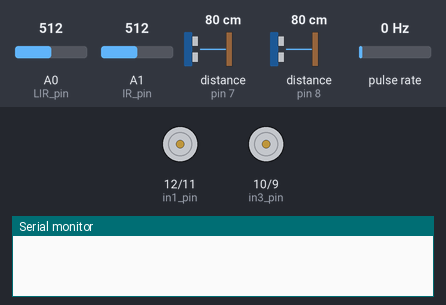
A sketch run on a simulated Arduino Uno, built with avr-gcc and run on an emulated ATmega328P. Parts: motor-driver pin pairs drawn as motors (green arrow = first pin HIGH = forward, orange = second pin HIGH = backward, longer = more drive, scaled by the enable pin), the last lines printed to the serial monitor. Wiring (inferred from the names in the program): pulse sensor: data pin 2. The inputs (shaded band) are chosen by the test bench; at power-on: A0 (LIR_pin) = 512, pulse rate 0 Hz, A1 (IR_pin) = 512, distance to the obstacle (sensors on pin 7, pin 8) 80 cm. The echo pulse lasts 58.3 µs per cm.

Above: at 1.2 s.
1.3 s: A0 (LIR_pin) set to 521
At 1.7 s:
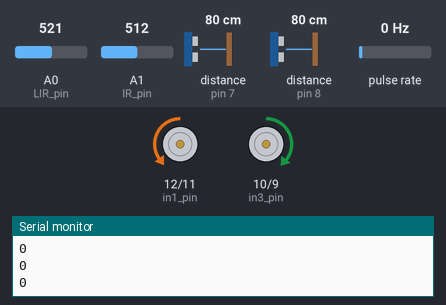
2.8 s: pulse rate (sensor on pin 2) set to 21 Hz
5.8 s: pulse rate (sensor on pin 2) set to 26 Hz
At 7.3 s:
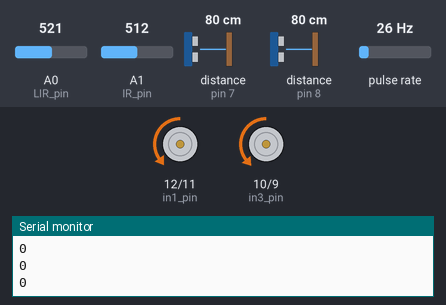
7.6 s: pulse rate (sensor on pin 2) set to 24 Hz
Timing chart, 0 to 11.6 s (numbered marks = the images above; inputs shaded):
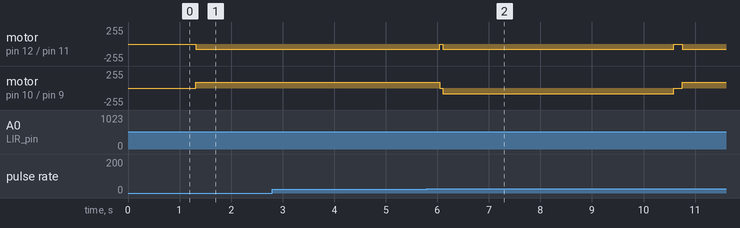

The sketch:

code.ino
```cpp
#define IR_pin A1
#define motorA_pin_en 5
#define motorB_pin_en 6

#define motorA_encoder_pin 2
#define motorB_encoder_pin 3

#define in1_pin 12
#define in2_pin 11
#define in3_pin 10
#define in4_pin 9

#define Rtrig_pin 4
#define Recho_pin 7
#define Ltrig_pin 13
#define Lecho_pin 8

#define RIR_pin A2
#define LIR_pin A0

int distanceL;
int distanceR;
volatile int encoderACounter = 0;
volatile int encoderBCounter = 0;


double leftSpeed = 83;
double rightSpeed = 80;

bool flag = false;

unsigned long prevTime, currentTime;
unsigned long counter = 0;
int interval = 100;

void setup()
{

  pinMode(motorA_pin_en, OUTPUT);
  pinMode(motorB_pin_en, OUTPUT);

  pinMode(in1_pin, OUTPUT);
  pinMode(in2_pin, OUTPUT);
  pinMode(in3_pin, OUTPUT);
  pinMode(in4_pin, OUTPUT);

  pinMode(motorA_encoder_pin, INPUT);//Read from Encoder PINS __|¯¯|__|¯¯|__|¯¯|__|¯¯|
  pinMode(motorB_encoder_pin, INPUT);

  //Ultrasonics sensors
  pinMode(Rtrig_pin, OUTPUT);
  pinMode(Ltrig_pin, OUTPUT);
  pinMode(Recho_pin, INPUT);
  pinMode(Lecho_pin, INPUT);

  ////////// TO MAKE SURE MOTORS ARE OFF INITIALY////////////
  digitalWrite(in1_pin, LOW);
  digitalWrite(in2_pin, LOW);
  digitalWrite(in3_pin, LOW);
  digitalWrite(in4_pin, LOW);
  ///////////////////////////////////////////////////////////

  attachInterrupt(digitalPinToInterrupt(motorA_encoder_pin), motorARevCount, RISING);
  //attachInterrupt(digitalPinToInterrupt(motorB_encoder_pin), motorBRevCount, RISING);


  prevTime = millis();
  Serial.begin(9600);
}


void loop()
{
  if (millis() - prevTime >= interval) {
    if(flag){
        encoderACounter = 0;
        while(encoderACounter < 200){
          MoveForward();
        }
        Stop();
      flag = false;
    } else{
      if (analogRead(IR_pin) > 512 && analogRead(LIR_pin) < 512 ) // if there's a wall on left and right move forward
        MoveForwardConstant();
      else if (analogRead(LIR_pin) > 512){
        encoderACounter = 0;
        while(encoderACounter < 70){
          MoveForward();
        }

        Stop();
          encoderACounter = 0;
          while(encoderACounter < 111){
          NightyDegreesLeft();
          }
        Stop();
        flag = true;
      } else if (analogRead(LIR_pin) < 512 && analogRead(IR_pin) < 512 && analogRead(RIR_pin) > 512){
        encoderACounter = 0;
        while(encoderACounter < 10){
          MoveForward();
        }

        Stop();
          encoderACounter = 0;
          while(encoderACounter < 55){
          NightyDegreesRight();
          }
        Stop();
        flag = true;
      }else if(analogRead(LIR_pin) < 512 && analogRead(IR_pin) < 512 && analogRead(RIR_pin) < 512){
        Stop();
          encoderACounter = 0;
          while(encoderACounter < 230){
          NightyDegreesLeft();
          }
        Stop();
        flag = true;
      }
    }
    prevTime = millis();
  }

}


void MoveForward() {

  //Coding the HBridge for Moving Forward
  //MOTORA
  digitalWrite(in1_pin, LOW);
  digitalWrite(in2_pin, HIGH);
  //MOTORB
  digitalWrite(in3_pin, HIGH);
  digitalWrite(in4_pin, LOW);
  ErrorCorrection();
    //Giving a speed to the motors
  analogWrite(motorA_pin_en, rightSpeed);
  analogWrite(motorB_pin_en, leftSpeed);
}

void MoveForwardConstant() {

  //Coding the HBridge for Moving Forward
  //MOTORA
  digitalWrite(in1_pin, LOW);
  digitalWrite(in2_pin, HIGH);
  //MOTORB
  digitalWrite(in3_pin, HIGH);
  digitalWrite(in4_pin, LOW);
  ErrorCorrection();
    //Giving a speed to the motors
  analogWrite(motorA_pin_en, rightSpeed);
  analogWrite(motorB_pin_en, leftSpeed);
  counter = counter +1;
  if (counter == 10) {
    Stop();
    counter = 0;
}
}


void Stop(){

  analogWrite(motorA_pin_en, 0);
  analogWrite(motorB_pin_en, 0);
  delay(50);

}

void ErrorCorrection() {
  //Reading from right Ultra
  digitalWrite(Rtrig_pin, LOW);
  delayMicroseconds(2);
  digitalWrite(Rtrig_pin, HIGH);
  delayMicroseconds(10);
  digitalWrite(Rtrig_pin, LOW);

  double durationR = pulseIn(Recho_pin, HIGH);
  distanceR = (durationR * .0343) / 2;
  //Reading from LEFT Ultra
  digitalWrite(Ltrig_pin, LOW);
  delayMicroseconds(2);
  digitalWrite(Ltrig_pin, HIGH);
  delayMicroseconds(10);
  digitalWrite(Ltrig_pin, LOW);

  double durationL = pulseIn(Lecho_pin, HIGH);
  distanceL = (durationL * .0343) / 2;
  //MotorA      MotorB
  int error = distanceR - distanceL;// EX R=9  L=12 9-12 = -3

  Serial.println(error);

if (analogRead(LIR_pin) > 512 || analogRead(RIR_pin) > 512){
    rightSpeed = 80 ; leftSpeed = 83; // 137 90
}
else{
  if (error > 5) {
    rightSpeed = 75 ; leftSpeed = 98;
  }
  if(error < -5){
    rightSpeed = 95 ; leftSpeed = 83;
  }
  if (error == 3 || error == 4 || error == 5){
    rightSpeed= 81; leftSpeed= 92;
  }
  if (error == -3 || error == -4 || error == -5){
    rightSpeed= 90; leftSpeed= 85;
  }
  if(error == 0 || error == 1 || error == 2 || error == -2 || error == -1){
    rightSpeed = 80 ; leftSpeed = 83; // 137 90
  }
}
}

void NightyDegreesLeft() {
  //This Function is to move 90 degrees to the left
  //MOTORA
  digitalWrite(in1_pin, LOW);
  digitalWrite(in2_pin, HIGH);
  //MOTORB
  digitalWrite(in3_pin, LOW);
  digitalWrite(in4_pin, HIGH);

  //Move for 90 deg
  analogWrite(motorA_pin_en, 80);
  analogWrite(motorB_pin_en, 83);
}

void NightyDegreesRight() {
  //This Function is to move 90 degrees to the left
  //MOTORA
  digitalWrite(in1_pin, HIGH);
  digitalWrite(in2_pin, LOW);
  //MOTORB
  digitalWrite(in3_pin, HIGH);
  digitalWrite(in4_pin, LOW);

  //Move for 90 deg
  analogWrite(motorA_pin_en, 80);
  analogWrite(motorB_pin_en, 83);
}


void motorARevCount() {
  encoderACounter++;
}


void motorBRevCount() {
  encoderBCounter++;
}
```

Measured:
- the behaviour switches between 512 and 513 on A0 (LIR_pin) (found by bisection; images 0 and 1)
- the behaviour switches between 23 and 24 Hz on pulse rate (sensor on pin 2) (found by bisection; images 1 and 2)
- after the input at 1.3 s, motor on pin 12 (in1_pin) / pin 11 (in2_pin): stopped → backward 80/255 at once; motor on pin 10 (in3_pin) / pin 9 (in4_pin): stopped → forward 83/255 at once
